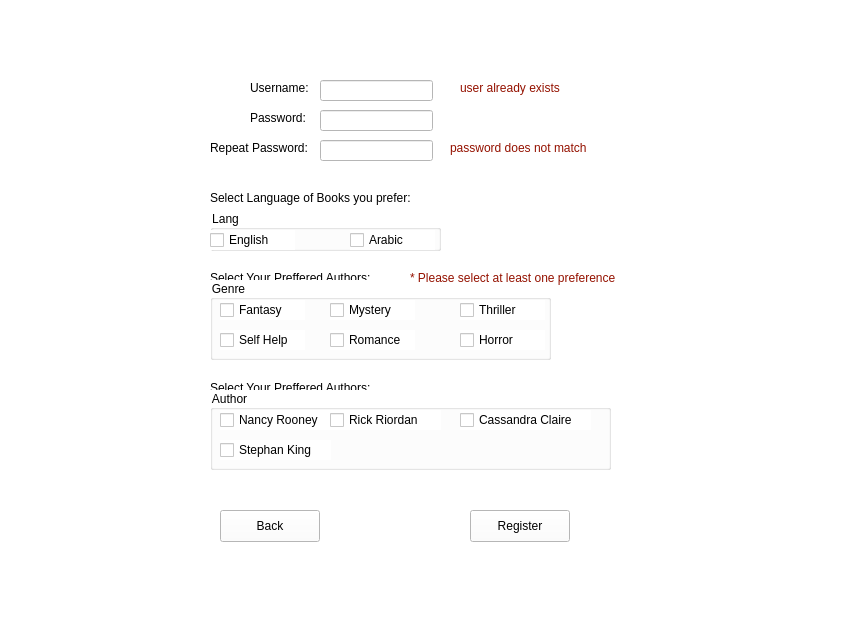
<?xml version="1.0" encoding="UTF-8"?>
<ui version="4.0">
 <class>RegisterWindow</class>
 <widget class="QWidget" name="RegisterWindow">
  <property name="geometry">
   <rect>
    <x>0</x>
    <y>0</y>
    <width>856</width>
    <height>635</height>
   </rect>
  </property>
  <property name="windowTitle">
   <string>Form</string>
  </property>
  <property name="styleSheet">
   <string notr="true">background-color: rgb(255, 255, 255);

</string>
  </property>
  <widget class="QLabel" name="userL">
   <property name="geometry">
    <rect>
     <x>250</x>
     <y>80</y>
     <width>71</width>
     <height>16</height>
    </rect>
   </property>
   <property name="text">
    <string>Username:</string>
   </property>
  </widget>
  <widget class="QLabel" name="passL">
   <property name="geometry">
    <rect>
     <x>250</x>
     <y>110</y>
     <width>71</width>
     <height>16</height>
    </rect>
   </property>
   <property name="text">
    <string>Password:</string>
   </property>
  </widget>
  <widget class="QLabel" name="passRL">
   <property name="geometry">
    <rect>
     <x>210</x>
     <y>140</y>
     <width>111</width>
     <height>16</height>
    </rect>
   </property>
   <property name="text">
    <string>Repeat Password:</string>
   </property>
  </widget>
  <widget class="QLabel" name="langL">
   <property name="geometry">
    <rect>
     <x>210</x>
     <y>190</y>
     <width>241</width>
     <height>16</height>
    </rect>
   </property>
   <property name="text">
    <string>Select Language of Books you prefer:</string>
   </property>
  </widget>
  <widget class="QLabel" name="authorL">
   <property name="geometry">
    <rect>
     <x>210</x>
     <y>380</y>
     <width>191</width>
     <height>16</height>
    </rect>
   </property>
   <property name="text">
    <string>Select Your Preffered Authors:</string>
   </property>
  </widget>
  <widget class="QGroupBox" name="groupBox">
   <property name="geometry">
    <rect>
     <x>210</x>
     <y>210</y>
     <width>231</width>
     <height>41</height>
    </rect>
   </property>
   <property name="title">
    <string>Lang</string>
   </property>
   <widget class="QCheckBox" name="eng">
    <property name="geometry">
     <rect>
      <x>0</x>
      <y>20</y>
      <width>85</width>
      <height>20</height>
     </rect>
    </property>
    <property name="text">
     <string>English</string>
    </property>
   </widget>
   <widget class="QCheckBox" name="arab">
    <property name="geometry">
     <rect>
      <x>140</x>
      <y>20</y>
      <width>85</width>
      <height>20</height>
     </rect>
    </property>
    <property name="text">
     <string>Arabic</string>
    </property>
   </widget>
  </widget>
  <widget class="QGroupBox" name="groupBox_2">
   <property name="geometry">
    <rect>
     <x>210</x>
     <y>390</y>
     <width>401</width>
     <height>80</height>
    </rect>
   </property>
   <property name="title">
    <string>Author</string>
   </property>
   <widget class="QCheckBox" name="rooney">
    <property name="geometry">
     <rect>
      <x>10</x>
      <y>20</y>
      <width>111</width>
      <height>20</height>
     </rect>
    </property>
    <property name="text">
     <string>Nancy Rooney</string>
    </property>
   </widget>
   <widget class="QCheckBox" name="riordan">
    <property name="geometry">
     <rect>
      <x>120</x>
      <y>20</y>
      <width>111</width>
      <height>20</height>
     </rect>
    </property>
    <property name="text">
     <string>Rick Riordan</string>
    </property>
   </widget>
   <widget class="QCheckBox" name="Claire">
    <property name="geometry">
     <rect>
      <x>250</x>
      <y>20</y>
      <width>131</width>
      <height>20</height>
     </rect>
    </property>
    <property name="text">
     <string>Cassandra Claire</string>
    </property>
   </widget>
   <widget class="QCheckBox" name="king">
    <property name="geometry">
     <rect>
      <x>10</x>
      <y>50</y>
      <width>111</width>
      <height>20</height>
     </rect>
    </property>
    <property name="text">
     <string>Stephan King</string>
    </property>
   </widget>
  </widget>
  <widget class="QLabel" name="authorL_2">
   <property name="geometry">
    <rect>
     <x>210</x>
     <y>270</y>
     <width>191</width>
     <height>16</height>
    </rect>
   </property>
   <property name="text">
    <string>Select Your Preffered Authors:</string>
   </property>
  </widget>
  <widget class="QGroupBox" name="genreL">
   <property name="geometry">
    <rect>
     <x>210</x>
     <y>280</y>
     <width>341</width>
     <height>80</height>
    </rect>
   </property>
   <property name="title">
    <string>Genre</string>
   </property>
   <widget class="QCheckBox" name="fantasy">
    <property name="geometry">
     <rect>
      <x>10</x>
      <y>20</y>
      <width>85</width>
      <height>20</height>
     </rect>
    </property>
    <property name="text">
     <string>Fantasy</string>
    </property>
   </widget>
   <widget class="QCheckBox" name="mystery">
    <property name="geometry">
     <rect>
      <x>120</x>
      <y>20</y>
      <width>85</width>
      <height>20</height>
     </rect>
    </property>
    <property name="text">
     <string>Mystery</string>
    </property>
   </widget>
   <widget class="QCheckBox" name="thriller">
    <property name="geometry">
     <rect>
      <x>250</x>
      <y>20</y>
      <width>85</width>
      <height>20</height>
     </rect>
    </property>
    <property name="text">
     <string>Thriller</string>
    </property>
   </widget>
   <widget class="QCheckBox" name="selfHelp">
    <property name="geometry">
     <rect>
      <x>10</x>
      <y>50</y>
      <width>85</width>
      <height>20</height>
     </rect>
    </property>
    <property name="text">
     <string>Self Help</string>
    </property>
   </widget>
   <widget class="QCheckBox" name="romance">
    <property name="geometry">
     <rect>
      <x>120</x>
      <y>50</y>
      <width>85</width>
      <height>20</height>
     </rect>
    </property>
    <property name="text">
     <string>Romance</string>
    </property>
   </widget>
   <widget class="QCheckBox" name="horror">
    <property name="geometry">
     <rect>
      <x>250</x>
      <y>50</y>
      <width>85</width>
      <height>20</height>
     </rect>
    </property>
    <property name="text">
     <string>Horror</string>
    </property>
   </widget>
  </widget>
  <widget class="QLineEdit" name="userLE">
   <property name="geometry">
    <rect>
     <x>320</x>
     <y>80</y>
     <width>113</width>
     <height>21</height>
    </rect>
   </property>
  </widget>
  <widget class="QLineEdit" name="passLE">
   <property name="geometry">
    <rect>
     <x>320</x>
     <y>110</y>
     <width>113</width>
     <height>21</height>
    </rect>
   </property>
  </widget>
  <widget class="QLineEdit" name="passRLE">
   <property name="geometry">
    <rect>
     <x>320</x>
     <y>140</y>
     <width>113</width>
     <height>21</height>
    </rect>
   </property>
  </widget>
  <widget class="QPushButton" name="regB">
   <property name="geometry">
    <rect>
     <x>470</x>
     <y>510</y>
     <width>100</width>
     <height>32</height>
    </rect>
   </property>
   <property name="text">
    <string>Register</string>
   </property>
  </widget>
  <widget class="QPushButton" name="backB">
   <property name="geometry">
    <rect>
     <x>220</x>
     <y>510</y>
     <width>100</width>
     <height>32</height>
    </rect>
   </property>
   <property name="text">
    <string>Back</string>
   </property>
  </widget>
  <widget class="QLabel" name="userError">
   <property name="geometry">
    <rect>
     <x>460</x>
     <y>80</y>
     <width>131</width>
     <height>16</height>
    </rect>
   </property>
   <property name="text">
    <string>&lt;html&gt;&lt;head/&gt;&lt;body&gt;&lt;p&gt;&lt;span style=&quot; color:#941100;&quot;&gt;user already exists&lt;/span&gt;&lt;/p&gt;&lt;/body&gt;&lt;/html&gt;</string>
   </property>
  </widget>
  <widget class="QLabel" name="passError">
   <property name="geometry">
    <rect>
     <x>450</x>
     <y>140</y>
     <width>271</width>
     <height>16</height>
    </rect>
   </property>
   <property name="text">
    <string>&lt;html&gt;&lt;head/&gt;&lt;body&gt;&lt;p&gt;&lt;span style=&quot; color:#941100;&quot;&gt;password does not match&lt;/span&gt;&lt;/p&gt;&lt;/body&gt;&lt;/html&gt;</string>
   </property>
  </widget>
  <widget class="QLabel" name="preferenceError">
   <property name="geometry">
    <rect>
     <x>410</x>
     <y>270</y>
     <width>271</width>
     <height>16</height>
    </rect>
   </property>
   <property name="text">
    <string>&lt;html&gt;&lt;head/&gt;&lt;body&gt;&lt;p&gt;&lt;span style=&quot; color:#941100;&quot;&gt;* Please select at least one preference&lt;/span&gt;&lt;/p&gt;&lt;/body&gt;&lt;/html&gt;</string>
   </property>
  </widget>
 </widget>
 <resources/>
 <connections/>
</ui>
